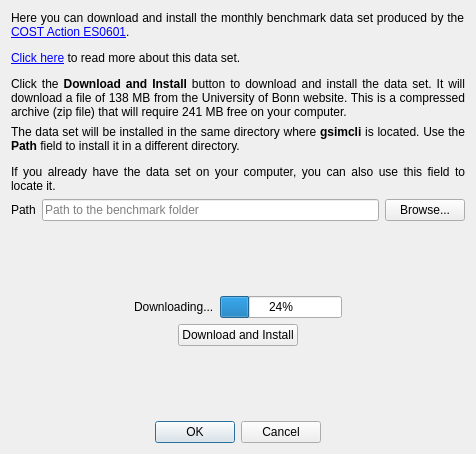
<?xml version="1.0" encoding="UTF-8"?>
<ui version="4.0">
 <class>InstallBenchmark</class>
 <widget class="QDialog" name="InstallBenchmark">
  <property name="geometry">
   <rect>
    <x>0</x>
    <y>0</y>
    <width>476</width>
    <height>454</height>
   </rect>
  </property>
  <property name="windowTitle">
   <string>Install benchmark data set</string>
  </property>
  <property name="sizeGripEnabled">
   <bool>false</bool>
  </property>
  <property name="modal">
   <bool>true</bool>
  </property>
  <layout class="QVBoxLayout" name="verticalLayout">
   <item>
    <widget class="QLabel" name="label">
     <property name="text">
      <string>&lt;html&gt;&lt;head/&gt;&lt;body&gt;&lt;p align=&quot;justify&quot;&gt;Here you can download and install the monthly benchmark data set produced by the &lt;a href=&quot;http://www.homogenisation.org&quot;&gt;&lt;span style=&quot; text-decoration: underline; color:#0000ff;&quot;&gt;COST Action ES0601&lt;/span&gt;&lt;/a&gt;.&lt;/p&gt;&lt;p align=&quot;justify&quot;&gt;&lt;a href=&quot;http://www2.meteo.uni-bonn.de/mitarbeiter/venema/themes/homogenisation/monthly_homogenization_HOME.html&quot;&gt;&lt;span style=&quot; text-decoration: underline; color:#0000ff;&quot;&gt;Click here&lt;/span&gt;&lt;/a&gt; to read more about this data set.&lt;/p&gt;&lt;p align=&quot;justify&quot;&gt;Click the &lt;span style=&quot; font-weight:600;&quot;&gt;Download and Install&lt;/span&gt; button to download and install the data set. It will download a file of 138 MB from the University of Bonn website. This is a compressed archive (zip file) that will require 241 MB free on your computer.&lt;/p&gt;&lt;/body&gt;&lt;/html&gt;</string>
     </property>
     <property name="scaledContents">
      <bool>false</bool>
     </property>
     <property name="wordWrap">
      <bool>true</bool>
     </property>
    </widget>
   </item>
   <item>
    <widget class="QLabel" name="label_2">
     <property name="text">
      <string>&lt;html&gt;&lt;head/&gt;&lt;body&gt;&lt;p align=&quot;justify&quot;&gt;The data set will be installed in the same directory where &lt;span style=&quot; font-weight:600;&quot;&gt;gsimcli&lt;/span&gt; is located. Use the &lt;span style=&quot; font-weight:600;&quot;&gt;Path&lt;/span&gt; field to install it in a different directory.&lt;/p&gt;&lt;p align=&quot;justify&quot;&gt;If you already have the data set on your computer, you can also use this field to locate it.&lt;/p&gt;&lt;/body&gt;&lt;/html&gt;</string>
     </property>
     <property name="wordWrap">
      <bool>true</bool>
     </property>
    </widget>
   </item>
   <item>
    <layout class="QHBoxLayout" name="horizontalLayout">
     <item>
      <widget class="QLabel" name="label_3">
       <property name="text">
        <string>Path</string>
       </property>
      </widget>
     </item>
     <item>
      <widget class="QLineEdit" name="lineDatasetPath">
       <property name="inputMask">
        <string/>
       </property>
       <property name="placeholderText">
        <string>Path to the benchmark folder</string>
       </property>
      </widget>
     </item>
     <item>
      <widget class="QPushButton" name="buttonDatasetPath">
       <property name="text">
        <string>Browse...</string>
       </property>
      </widget>
     </item>
    </layout>
   </item>
   <item>
    <spacer name="verticalSpacer_3">
     <property name="orientation">
      <enum>Qt::Vertical</enum>
     </property>
     <property name="sizeHint" stdset="0">
      <size>
       <width>20</width>
       <height>40</height>
      </size>
     </property>
    </spacer>
   </item>
   <item>
    <layout class="QHBoxLayout" name="horizontalLayout_4">
     <item>
      <spacer name="horizontalSpacer_5">
       <property name="orientation">
        <enum>Qt::Horizontal</enum>
       </property>
       <property name="sizeHint" stdset="0">
        <size>
         <width>40</width>
         <height>20</height>
        </size>
       </property>
      </spacer>
     </item>
     <item>
      <widget class="QLabel" name="labelStatus">
       <property name="text">
        <string>Downloading...</string>
       </property>
      </widget>
     </item>
     <item>
      <widget class="QProgressBar" name="progressBar">
       <property name="value">
        <number>24</number>
       </property>
       <property name="textVisible">
        <bool>true</bool>
       </property>
       <property name="invertedAppearance">
        <bool>false</bool>
       </property>
      </widget>
     </item>
     <item>
      <spacer name="horizontalSpacer_6">
       <property name="orientation">
        <enum>Qt::Horizontal</enum>
       </property>
       <property name="sizeHint" stdset="0">
        <size>
         <width>40</width>
         <height>20</height>
        </size>
       </property>
      </spacer>
     </item>
    </layout>
   </item>
   <item>
    <layout class="QHBoxLayout" name="horizontalLayout_2">
     <item>
      <spacer name="horizontalSpacer_2">
       <property name="orientation">
        <enum>Qt::Horizontal</enum>
       </property>
       <property name="sizeHint" stdset="0">
        <size>
         <width>40</width>
         <height>20</height>
        </size>
       </property>
      </spacer>
     </item>
     <item>
      <widget class="QPushButton" name="buttonDownload">
       <property name="text">
        <string>Download and Install</string>
       </property>
      </widget>
     </item>
     <item>
      <spacer name="horizontalSpacer">
       <property name="orientation">
        <enum>Qt::Horizontal</enum>
       </property>
       <property name="sizeHint" stdset="0">
        <size>
         <width>40</width>
         <height>20</height>
        </size>
       </property>
      </spacer>
     </item>
    </layout>
   </item>
   <item>
    <spacer name="verticalSpacer">
     <property name="orientation">
      <enum>Qt::Vertical</enum>
     </property>
     <property name="sizeHint" stdset="0">
      <size>
       <width>20</width>
       <height>0</height>
      </size>
     </property>
    </spacer>
   </item>
   <item>
    <layout class="QHBoxLayout" name="horizontalLayout_3">
     <item>
      <spacer name="horizontalSpacer_3">
       <property name="orientation">
        <enum>Qt::Horizontal</enum>
       </property>
       <property name="sizeHint" stdset="0">
        <size>
         <width>40</width>
         <height>20</height>
        </size>
       </property>
      </spacer>
     </item>
     <item>
      <widget class="QDialogButtonBox" name="buttonBox">
       <property name="orientation">
        <enum>Qt::Horizontal</enum>
       </property>
       <property name="standardButtons">
        <set>QDialogButtonBox::Cancel|QDialogButtonBox::Ok</set>
       </property>
      </widget>
     </item>
     <item>
      <spacer name="horizontalSpacer_4">
       <property name="orientation">
        <enum>Qt::Horizontal</enum>
       </property>
       <property name="sizeHint" stdset="0">
        <size>
         <width>40</width>
         <height>20</height>
        </size>
       </property>
      </spacer>
     </item>
    </layout>
   </item>
  </layout>
 </widget>
 <tabstops>
  <tabstop>buttonBox</tabstop>
  <tabstop>lineDatasetPath</tabstop>
  <tabstop>buttonDatasetPath</tabstop>
  <tabstop>buttonDownload</tabstop>
 </tabstops>
 <resources/>
 <connections>
  <connection>
   <sender>buttonBox</sender>
   <signal>accepted()</signal>
   <receiver>InstallBenchmark</receiver>
   <slot>accept()</slot>
   <hints>
    <hint type="sourcelabel">
     <x>354</x>
     <y>422</y>
    </hint>
    <hint type="destinationlabel">
     <x>157</x>
     <y>274</y>
    </hint>
   </hints>
  </connection>
  <connection>
   <sender>buttonBox</sender>
   <signal>rejected()</signal>
   <receiver>InstallBenchmark</receiver>
   <slot>reject()</slot>
   <hints>
    <hint type="sourcelabel">
     <x>354</x>
     <y>428</y>
    </hint>
    <hint type="destinationlabel">
     <x>286</x>
     <y>274</y>
    </hint>
   </hints>
  </connection>
 </connections>
</ui>
